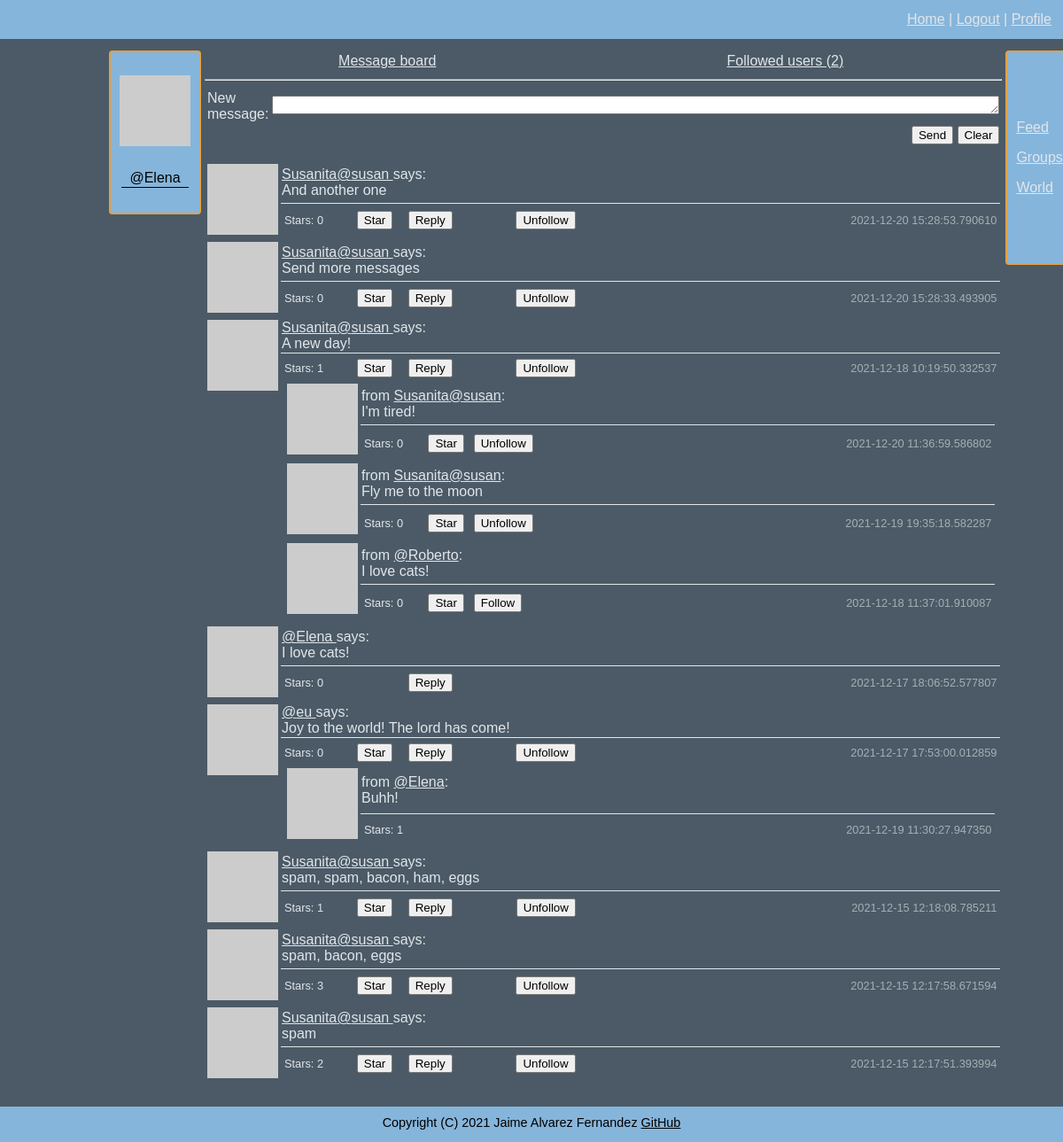
/message_board (signed in), run on the app's committed database.
### connect/models.py (models this page shows, shortened)
class User(UserMixin, db.Model):
    id = db.Column(db.Integer, primary_key=True)
    username = db.Column(db.String(64), index=True, unique=True)
    email = db.Column(db.String(120), index=True, unique=True)
    nickname = db.Column(db.String(64))
    password = db.Column(db.String(128))
    about_me = db.Column(db.String(140))
    location = db.Column(db.String(64))
    website = db.Column(db.String(120))
    last_seen = db.Column(db.DateTime, default=datetime.datetime.utcnow)
    follower_bio = db.Column(db.Boolean, default=False)
    posts = db.relationship('Posts', backref='author', lazy='dynamic')
    reply = db.relationship('Reply', backref='author', lazy='dynamic')
    followed = db.relationship('User',
                               secondary=followers,
                               primaryjoin=(followers.c.follower_id == id),
                               secondaryjoin=(followers.c.followed_id == id),
                               backref=db.backref('followers', lazy='dynamic'), lazy='dynamic')
    starred = db.relationship('Posts',
                              secondary=stars,
                              backref=db.backref('awarded_stars', lazy='dynamic'), lazy='dynamic')
    starred_reply = db.relationship('Reply',
                                    secondary=stars_reply,
                                    backref=db.backref('awarded_stars_reply', lazy='dynamic'), lazy='dynamic')
    def avatar(self, size):
        digest = md5(self.email.lower().encode('utf-8')).hexdigest()
        return f'https://www.gravatar.com/avatar/{digest}?d=identicon&s={size}'
    def is_following(self, user):
        return self.followed.filter(followers.c.followed_id == user.id).count() > 0
    def followed_posts(self):
        posts_from_followed = Posts.query. \
            join(followers, (followers.c.followed_id == Posts.user_id)). \
            filter(followers.c.follower_id == self.id)
        posts_from_me = Posts.query.filter_by(user_id=self.id)
        return posts_from_followed.union(posts_from_me).order_by(Posts.timestamp.desc())
    def is_starred(self, post):
        return self.starred.filter(stars.c.post_id == post.id).count() > 0
    def is_starred_reply(self, reply):
        return self.starred_reply.filter(stars_reply.c.reply_id == reply.id).count() > 0

class Posts(db.Model):
    id = db.Column(db.Integer, primary_key=True)
    body = db.Column(db.String(140))
    timestamp = db.Column(db.DateTime, index=True, default=datetime.datetime.utcnow)
    user_id = db.Column(db.Integer, db.ForeignKey('user.id'))
    reply = db.relationship('Reply', backref='original', lazy='dynamic')
    def replies(self):
        return Reply.query.filter_by(post_id=self.id).order_by(Reply.timestamp.desc())

class Reply(db.Model):
    id = db.Column(db.Integer, primary_key=True)
    body = db.Column(db.String(140))
    timestamp = db.Column(db.DateTime, index=True, default=datetime.datetime.utcnow)
    user_id = db.Column(db.Integer, db.ForeignKey('user.id'))
    post_id = db.Column(db.Integer, db.ForeignKey('posts.id'))

### connect/routing.py (the view)
@app.route('/message_board', methods=['GET', 'POST'])
@flask_login.login_required
def feed():
    empty_form = forms.EmptyForm()
    form = forms.WriteMessage()
    if form.validate_on_submit():
        post = models.Posts(body=form.message.data, author=flask_login.current_user)
        db.session.add(post)
        db.session.commit()
        return flask.redirect(flask.url_for('feed'))
    page = flask.request.args.get('page', 1, type=int)
    posts = flask_login.current_user.followed_posts().paginate(page, app.config['POSTS_PER_PAGE'], False)
    next_url = flask.url_for('feed', page=posts.next_num) if posts.has_next else None
    prev_url = flask.url_for('feed', page=posts.prev_num) if posts.has_prev else None
    return flask.render_template('feed.html', title='Feed', posts=posts.items, e_form=empty_form, form=form,
                                 reply_per_post=app.config['REPLY_PER_POST'], next_url=next_url, prev_url=prev_url)

### connect/forms.py
class EmptyForm(FlaskForm):
    submit = wtforms.SubmitField('Submit')

class WriteMessage(FlaskForm):
    message = wtforms.TextAreaField('New message', validators=[validators.Length(min=1, max=140)])
    submit = wtforms.SubmitField('Send')

### connect/models.py (called while the page is built)
@login.user_loader
def load_user(user_id):
    return User.query.get(int(user_id))

### connect/routing.py (called while the page is built)
@app.before_request
def before_request():
    if flask_login.current_user.is_authenticated:
        flask_login.current_user.last_seen = datetime.datetime.utcnow()
        db.session.commit()

### connect/templates/feed.html (shortened to what this page needs)
{% extends "general_template.html" %}
{% block content %}
<table width="100%">
    <tr>
        <td align="center">
            <a href="{{ url_for('feed') }}">Message board</a>
        </td>
        <td align="center">
            <a href="{{ url_for('following') }}">Followed users ({{ current_user.followed.count() }})</a>
        </td>
    </tr>
</table>
<hr>
{% if request.endpoint == 'feed' %}
    <form action="" method="post" novalidate>
        <table>
            <tr>
                <td>
                    {{ form.message.label }}:
                </td>
                <td>
                    {{ form.message(cols=100, rows=1, autocomplete=off) }}
                </td>
            </tr>
            <tr>
                <td>
                </td>
                <td align="right">
                    {{ form.submit() }} <input type="reset" value="Clear">
                </td>
            </tr>
        </table>
    </form>
    <p>
    {% include 'sub_templates/_posts.html' %}
    </p>
{% else %}
    {% include 'sub_templates/_followed_users.html' %}
{% endif %}
    {% include "sub_templates/_pagination.html" %}
{% endblock %}

### connect/templates/sub_templates/_profile.html (shortened to what this page needs)
{% if user and user != current_user %}
    <p>
        <img src="{{ user.avatar(128) }}">
    </p>
    <table width="100%">
        <tr>
            <td>
                {% if user.nickname is not none %}
                {{ user.nickname }}
                {% endif %}
            </td>
        </tr>
        <tr>
            <td class="bottom_line">
                @{{ user.username }}
            </td>
        </tr>
        <tr>
            <td>
                {% if not current_user.is_following(user) %}
                <form method="post" action="{{ url_for('follow', username=user.username, url=request.endpoint) }}">
                    {{ e_form.hidden_tag() }}
                    {{ e_form.submit(value='Follow') }}
                </form>
                {% else %}
                <form method="post" action="{{ url_for('unfollow', username=user.username, url=request.endpoint) }}">
                    {{ e_form.hidden_tag() }}
                    {{ e_form.submit(value='Unfollow') }}
                </form>
                {% endif %}
            </td>
        </tr>
        <tr>
            <td class="justify_text">
                {% if user.about_me is not none %}
                    {{ user.about_me }}
                {% endif %}
            </td>
        </tr>
        <tr>
            <td>
                {% if user.location is not none %}
                    {{ user.location }}
                {% endif %}
            </td>
        </tr>
        <tr>
            <td>
                {% if user.website is not none %}
                    <a href="{{ current_user.website }}">{{ current_user.website }}</a>
                {% endif %}
            </td>
        </tr>
        <tr>
            <td>
                {% if user.follower_bio %}
                Followers: {{ current_user.followers.count() }}
                {% endif %}
            </td>
        </tr>
    </table>
{% else %}
    <p>
        <img src="{{ current_user.avatar(128) }}">
    </p>
    <table width="100%">
        <tr>
            <td>
            </td>
        </tr>
        <tr>
            <td class="bottom_line">
                @{{ current_user.username }}
            </td>
        </tr>
        <tr>
            <td class="justify_text">
            </td>
        </tr>
        <tr>
            <td class="justify_text">
            </td>
        </tr>
        <tr>
            <td class="justify_text">
            </td>
        </tr>
        <tr>
            <td>
            </td>
        </tr>
    </table>
{% endif %}

### connect/templates/sub_templates/_posts.html (shortened to what this page needs)
<table width="100%">
    {% for post in posts %}
    <tr>
        <td width="60" rowspan="2" valign="top"><img src="{{ post.author.avatar(60) }}"></td>
        <td class="bottom_line">
                <a href="{{ url_for('user_messages', username=post.author.username) }}">
                    {% if post.author.nickname %}{{ post.author.nickname }}{% endif %}@{{ post.author.username }}
                </a>
                says:<br>
             {{ post.body }}
        </td>
    </tr>
    <tr>
        <td>
            <table width="100%" border="0">
                <tr class="smaller_font_80">
                    <td width="10%">Stars: {{ post.awarded_stars.count() }}</td>
                    <td width="7%">
                        {% if post.author.username != current_user.username %}
                            {% if not current_user.is_starred(post) %}
                            <form method="post" action="{{ url_for('star', post=post.id, url=request.endpoint) }}">
                                {{ e_form.submit(value='Star') }}
                            </form>
                            {% else %}
                            <form method="post" action="{{ url_for('un_star', post=post.id, url=request.endpoint) }}">
                                {{ e_form.hidden_tag() }}
                                {{ e_form.submit(value='Un-star') }}
                            </form>
                            {% endif %}
                        {% endif %}
                    </td>
                    <td>
                        <form method="get" action="{{ url_for('reply', post=post.id, url=request.endpoint) }}">
                            {{ e_form.submit(value='Reply') }}
                        </form>
                    </td>
                    <td>
                        {% if not current_user.is_following(post.author) and post.author != current_user %}
                        <form method="post" action="{{ url_for('follow', username=post.author.username) }}">
                            {{ e_form.hidden_tag() }}
                            {{ e_form.submit(value='Follow') }}
                        </form>
                        {% elif current_user.is_following(post.author) and post.author != current_user  %}
                        <form method="post" action="{{ url_for('unfollow', username=post.author.username, url=request.endpoint) }}">
                            {{ e_form.submit(value='Unfollow') }}
                        </form>
                        {% endif %}
                    </td>
                    <td class="time">{{ post.timestamp }}</td>
                </tr>
                <tr>
                    <td colspan="5">
                        {% if 0 < post.replies().all()|length <= reply_per_post %}
                            {% for n in range(post.replies().all()|length) %}
                                {% include "sub_templates/_replies.html" %}
                            {% endfor %}
                        {% elif post.replies().all()|length > reply_per_post %}
                            {% for n in range(3) %}
                                {% include "sub_templates/_replies.html" %}
                            {% endfor %}
                            ▼▼<a href="{{ url_for('conversation', post=post.id)}}"> Follow this conversation ({{ post.replies().all()|length }})</a> ▼▼
                        {% endif %}
                    </td>
                </tr>
            </table>
        </td>
    </tr>
    {% endfor %}
</table>

### connect/templates/sub_templates/_replies.html (shortened to what this page needs)
<table width="100%">
    <tr>
        <td width="30" rowspan="2" valign="top"><img src="{{ post.replies()[n].author.avatar(30) }}"></td>
        <td class="bottom_line">
            from
            <a href="{{ url_for('user_messages', username=post.replies()[n].author.username) }}">{% if post.replies()[n].author.nickname %}{{ post.replies()[n].author.nickname }}{% endif %}@{{ post.replies()[n].author.username }}</a>:<br>
            {{ post.replies()[n].body }}
        </td>
    </tr>
    <tr>
        <td>
            <table width="100%" border="0">
                <tr class="smaller_font_80">
                    <td width="10%">Stars: {{ post.replies()[n].awarded_stars_reply.count() }}</td>
                    <td width="7%">
                        {% if post.replies()[n].author.username != current_user.username %}
                            {% if not current_user.is_starred_reply(post.replies()[n]) %}
                            <form method="post" action="{{ url_for('star_reply', reply_id=post.replies()[n].id, url=request.endpoint) }}">
                                {{ e_form.submit(value='Star') }}
                            </form>
                            {% else %}
                            <form method="post" action="{{ url_for('un_star_reply', reply_id=post.replies()[n].id, url=request.endpoint) }}">
                                {{ e_form.hidden_tag() }}
                                {{ e_form.submit(value='Un-star') }}
                            </form>
                            {% endif %}
                        {% endif %}
                    </td>
                    <td>
                        {% if not current_user.is_following(post.replies()[n].author) and post.replies()[n].author != current_user %}
                        <form method="post" action="{{ url_for('follow', username=post.replies()[n].author.username, url=request.endpoint) }}">
                            {{ e_form.submit(value='Follow') }}
                        </form>
                        {% elif current_user.is_following(post.replies()[n].author) and post.replies()[n].author != current_user  %}
                        <form method="post" action="{{ url_for('unfollow', username=post.replies()[n].author.username, url=request.endpoint) }}">
                            {{ e_form.submit(value='Unfollow') }}
                        </form>
                        {% endif %}
                    </td>
                    <td class="time">{{ post.replies()[n].timestamp }}</td>
                </tr>
            </table>
        </td>
    </tr>
</table>

### connect/static/css/style.css (style rules this page uses)
body { font-family: Arial; background: #4b5a66; color: #e1e6eb; min-height: 100vh; margin: 0; }
a { color: inherit; }
.bottom_line { border: solid; border-width: 0px 0 1px 0; }
.justify_text { text-align: justify; text-justify: inter-word; }
.smaller_font_80 { font-size:80%; }
.time { text-align: right; opacity: 0.6; }
body { display:flex; flex-direction:column; }

### data on the page
User: username "Elena"
Posts: author.nickname "Susanita", author.username "susan", body "And another one", awarded_stars.count "0", timestamp "2021-12-20 15:28:53.790610"
Posts: author.nickname "Susanita", author.username "susan", body "Send more messages", awarded_stars.count "0", timestamp "2021-12-20 15:28:33.493905"
Posts: author.nickname "Susanita", author.username "susan", body "A new day!", awarded_stars.count "1", timestamp "2021-12-18 10:19:50.332537", nickname "Susanita" "Susanita", username "susan" "susan" "Roberto", body "I'm tired!" "Fly me to the moon" "I love cats!", replies "0" "0" "0", id.timestamp "2021-12-20 11:36:59.586802" "2021-12-19 19:35:18.582287" "2021-12-18 11:37:01.910087"
Posts: author.username "Elena", body "I love cats!", awarded_stars.count "0", timestamp "2021-12-17 18:06:52.577807"
Posts: author.username "eu", body "Joy to the world! The lord has come!", awarded_stars.count "0", timestamp "2021-12-17 17:53:00.012859", username "Elena", body "Buhh!", replies "1", id.timestamp "2021-12-19 11:30:27.947350"
Posts: author.nickname "Susanita", author.username "susan", body "spam, spam, bacon, ham, eggs", awarded_stars.count "1", timestamp "2021-12-15 12:18:08.785211"
Posts: author.nickname "Susanita", author.username "susan", body "spam, bacon, eggs", awarded_stars.count "3", timestamp "2021-12-15 12:17:58.671594"
Posts: author.nickname "Susanita", author.username "susan", body "spam", awarded_stars.count "2", timestamp "2021-12-15 12:17:51.393994"

### other printed values
{{ current_user.followed.count() }} "2"
